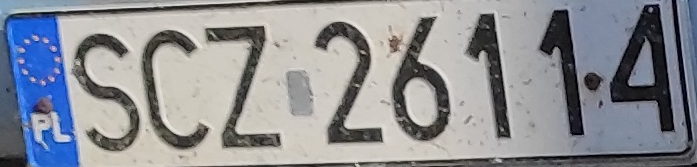
#> input picture license_plate_recognition/segmentation/test/1.jpg/plate.png, 697 x 167 px
$ python -i service.py   (imports and definitions only)
#> lines starting #> are read from the running program, lines starting #| are printed output that depends on the picture
#> further down, picture is the input picture: shape (167, 697, 3); mean B, G, R 149.4, 144, 141.7
import cv2
import numpy as np

class SegmentationService:
    # Implements the class for the segmentation module
    def __init__(self):
        # Initialize the segmentation service, e.g., load pre-trained models here if needed
        pass

    # [98 lines left out: functions _apply_closing_opening, _process_binary_contours, _extract_char_boxes, _extract_char_images, not called in this run]

    @staticmethod
    def _find_skew(img):
        # Convert to grayscale if needed
        if len(img.shape) == 3:  # Color image
            img = cv2.cvtColor(img, cv2.COLOR_BGR2GRAY)
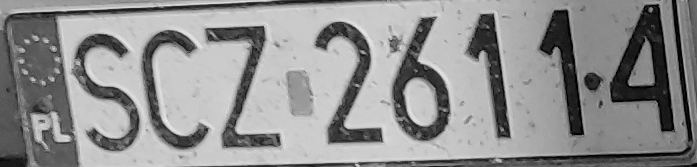
#> img: shape (167, 697); min 0, max 238, mean 143.9

        h, w = img.shape
#> h = 167; w = 697

        # Preprocessing: reduce noise and enhance edges
        blurred = cv2.GaussianBlur(img, (5, 5), 0)  # Smooth the image
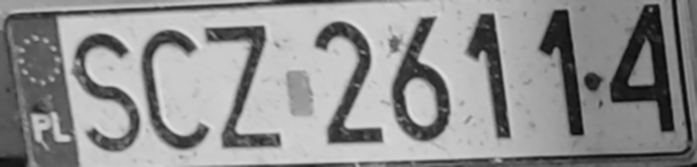
#> blurred: shape (167, 697); min 7, max 227, mean 143.9
        edges = cv2.Canny(blurred, 50, 150)  # Detect edges
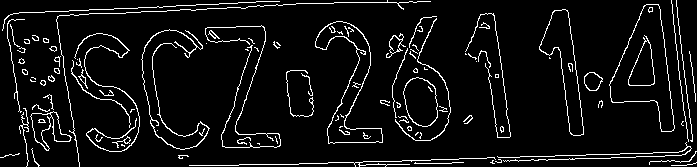
#> edges: shape (167, 697); 6.7% white in thin lines or dots

        # Remove small connected components to reduce noise
        kernel = cv2.getStructuringElement(cv2.MORPH_RECT, (3, 3))
        edges = cv2.morphologyEx(edges, cv2.MORPH_CLOSE, kernel)
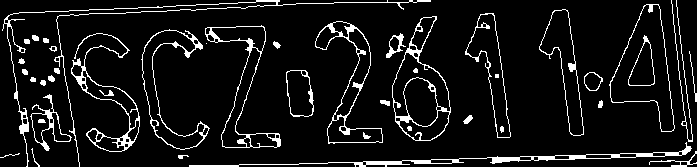
#> edges: shape (167, 697); 8.3% white in thin lines or dots

        # Detect lines using Hough Line Transform
        lines = cv2.HoughLinesP(
            edges,
            rho=1,
            theta=np.pi / 180,
            threshold=50,
            minLineLength=w / 5.0,  # Dynamically adjusted based on width
            maxLineGap=h / 10.0  # Dynamically adjusted based on height
        )
#> lines = [[492, 158, 696, 151], [492, 159, 635, 157], [113, 13, 341, 2], [369, 161, 597, 154], [13, 13, 200, 4], [67, 11, 279, 0], [676, 1, 695, 163], [5, 18, 27, 162], [115, 52, 265, 36], [672, 13, 690, 160], [56, 19, 79, 166]]

        if lines is None or len(lines) == 0:
            return 0.0  # Fallback: No lines detected

        # Collect all angles of the detected lines
        angles = []
        for line in lines:
            for x1, y1, x2, y2 in line:
                angle = np.degrees(np.arctan2(y2 - y1, x2 - x1))
                angles.append(angle)
#> this loop made 11 passes
#> after the loop, angles = [-1.97, -0.801, -2.76, -1.76, -2.76, -2.97, 83.31, 81.31, -6.09, 83.02, 81.11]

        # Filter out extreme angles (e.g., noise)
        filtered_angles = [a for a in angles if -45 <= a <= 45]
#> filtered_angles = [-1.97, -0.801, -2.76, -1.76, -2.76, -2.97, -6.09]

        if len(filtered_angles) == 0:
            return 0.0  # Fallback: No valid angles detected

        # Calculate the dominant angle using a custom mode-like approach
        bins = np.arange(-45, 46, 1)  # 1-degree bins
        hist, _ = np.histogram(filtered_angles, bins=bins)
#> hist = 90 values, max 3 at index 42, min 0 at index 0, mean 0.0778
        dominant_angle_index = np.argmax(hist)
#> dominant_angle_index = 42
        dominant_angle = bins[dominant_angle_index]
#> dominant_angle = -3

        return dominant_angle

    @staticmethod
    def _rotate_pic(img, angle):
        # Get the center of the image
#> called with angle = -3
        h, w = img.shape[:2]
#> h = 167; w = 697
        center = (w // 2, h // 2)
#> center = (348, 83)

        # Compute the rotation matrix
        rotation_matrix = cv2.getRotationMatrix2D(center, angle, 1.0)
#> rotation_matrix = [[0.999, -0.0523, 4.82], [0.0523, 0.999, -18.1]]

        # Perform the affine transformation (rotation)
        rotated = cv2.warpAffine(img, rotation_matrix, (w, h), flags=cv2.INTER_LINEAR, borderMode=cv2.BORDER_REPLICATE)
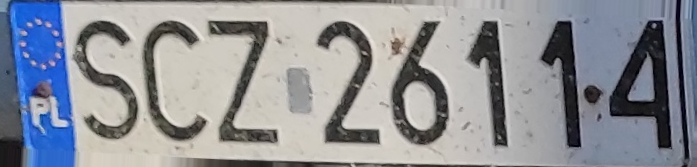
#> rotated: shape (167, 697, 3); mean B, G, R 151.8, 145.8, 143.1
        return rotated

    # Corrects the skew of an image by rotating it
    def deskew(self, img):
        # Find the skew angle and rotate the image accordingly
        return self._rotate_pic(img, self._find_skew(img))

    # [72 lines left out: functions normalize_plate, _resize_with_padding, _sharpen_plate, _process_plate, segment, not called in this run]

>>> import cv2
>>> picture = cv2.imread('test/1.jpg/plate.png')
>>> result = SegmentationService().deskew(picture)
